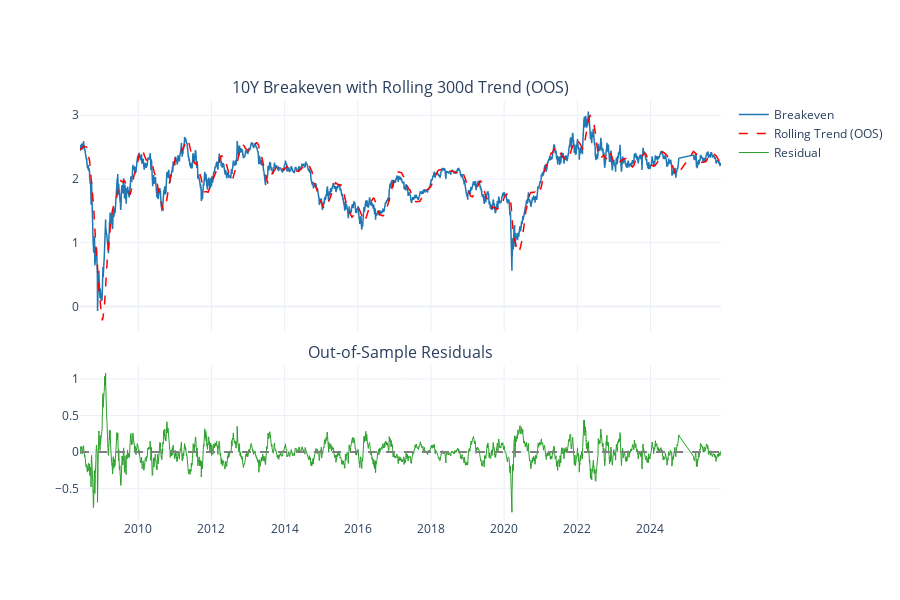

The notebook cell saved with this chart:
### Code cell
fig = make_subplots(
    rows=2, cols=1,
    shared_xaxes=True,
    vertical_spacing=0.08,
    row_heights=[0.6, 0.4],
    subplot_titles=('10Y Breakeven with Rolling 300d Trend (OOS)', 'Out-of-Sample Residuals')
)

fig.add_trace(go.Scatter(
    x=df_oos.index, y=df_oos['breakeven'],
    mode='lines', name='Breakeven',
    line=dict(color='#1f77b4', width=1.5)
), row=1, col=1)

fig.add_trace(go.Scatter(
    x=df_oos.index, y=df_oos['fitted_oos'],
    mode='lines', name='Rolling Trend (OOS)',
    line=dict(color='red', width=1.5, dash='dash')
), row=1, col=1)

fig.add_trace(go.Scatter(
    x=df_oos.index, y=df_oos['residual_oos'],
    mode='lines', name='Residual',
    line=dict(color='#2ca02c', width=1)
), row=2, col=1)

fig.add_hline(y=0, line_dash='dash', line_color='gray', row=2, col=1)

fig.update_layout(height=600, template='plotly_white', hovermode='x unified')
fig.show()

### Figure 1 — Plotly figure (JSON) as saved in the notebook; plotly's stock layout.template omitted (floating-point values rounded to 4 significant figures; data arrays with more than 128 entries replaced by an {"elided": "..."} marker saying what was removed)
{"data": [{"line": {"color": "#1f77b4", "width": 1.5}, "mode": "lines", "name": "Breakeven", "type": "scatter", "x": {"elided": "4361 str values"}, "xaxis": "x", "y": {"elided": "4361 float values"}, "yaxis": "y"}, {"line": {"color": "red", "dash": "dash", "width": 1.5}, "mode": "lines", "name": "Rolling Trend (OOS)", "type": "scatter", "x": {"elided": "4361 str values"}, "xaxis": "x", "y": {"elided": "4361 float values"}, "yaxis": "y"}, {"line": {"color": "#2ca02c", "width": 1}, "mode": "lines", "name": "Residual", "type": "scatter", "x": {"elided": "4361 str values"}, "xaxis": "x2", "y": {"elided": "4361 float values"}, "yaxis": "y2"}], "layout": {"annotations": [{"font": {"size": 16}, "showarrow": false, "text": "10Y Breakeven with Rolling 300d Trend (OOS)", "x": 0.5, "xanchor": "center", "xref": "paper", "y": 1, "yanchor": "bottom", "yref": "paper"}, {"font": {"size": 16}, "showarrow": false, "text": "Out-of-Sample Residuals", "x": 0.5, "xanchor": "center", "xref": "paper", "y": 0.368, "yanchor": "bottom", "yref": "paper"}], "height": 600, "hovermode": "x unified", "shapes": [{"line": {"color": "gray", "dash": "dash"}, "type": "line", "x0": 0, "x1": 1, "xref": "x2 domain", "y0": 0, "y1": 0, "yref": "y2"}], "xaxis": {"anchor": "y", "domain": [0, 1], "matches": "x2", "showticklabels": false}, "xaxis2": {"anchor": "y2", "domain": [0, 1]}, "yaxis": {"anchor": "x", "domain": [0.448, 1]}, "yaxis2": {"anchor": "x2", "domain": [0, 0.368]}}}
